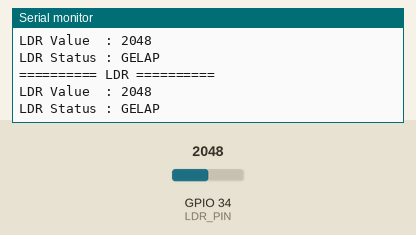
The sketch below on a simulated ESP32. On the bench: the last lines printed to the serial monitor. The test bench sets the inputs (shaded band); at power-on: GPIO 34 (LDR_PIN) = 2048.

Above: at 1.8 s.
1.9 s: GPIO 34 (LDR_PIN) set to 836
At 2.8 s:
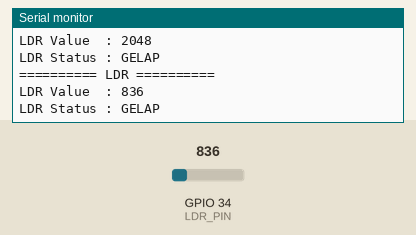
3.4 s: GPIO 34 (LDR_PIN) set to 728
At 4.8 s:
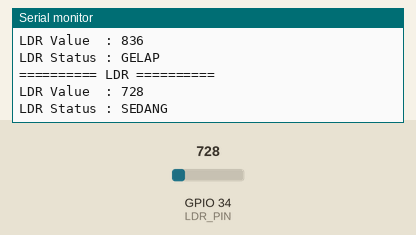
6.5 s: GPIO 34 (LDR_PIN) set to 481
At 7.8 s:
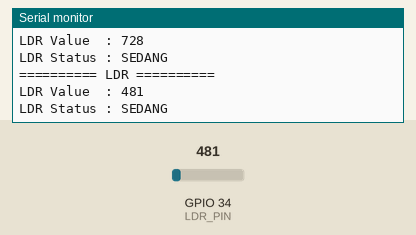
8.0 s: GPIO 34 (LDR_PIN) set to 402
At 8.8 s:
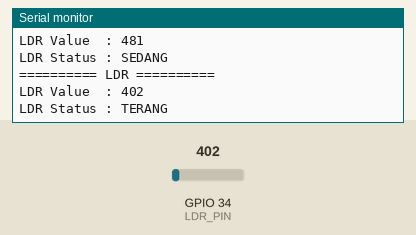
Timing chart, 0 to 11.0 s (numbered marks = the images above; inputs shaded):
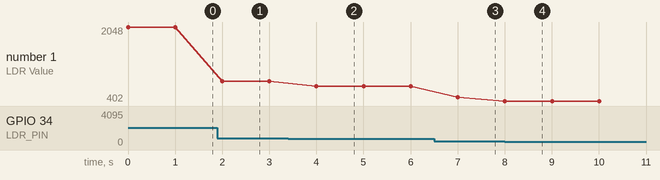

The sketch:

test_ldr.ino
```cpp
#define LDR_PIN 34   // Pin LDR (ADC only)

void setup() {
  Serial.begin(115200);
  pinMode(LDR_PIN, INPUT);
}

void loop() {
  int ldrValue = analogRead(LDR_PIN);

  // Interpretasi nilai LDR (sesuai kode asli kamu)
  String ldrStatus = (ldrValue > 800) ? "GELAP" :
                     (ldrValue < 450) ? "TERANG" :
                                        "SEDANG";

  Serial.println("========== LDR ==========");
  Serial.print("LDR Value  : ");
  Serial.println(ldrValue);
  Serial.print("LDR Status : ");
  Serial.println(ldrStatus);

  delay(1000);
}
```

Measured:
- the behaviour switches between 801 and 800 on GPIO 34 (LDR_PIN) (found by bisection; images 1 and 2)
- the behaviour switches between 450 and 449 on GPIO 34 (LDR_PIN) (found by bisection; images 3 and 4)
- after the input at 1.9 s, the serial monitor: prints a new line after 0.10 s (image 1)
- after the input at 3.4 s, the serial monitor: prints a new line after 0.60 s (image 2)
- after the input at 6.5 s, the serial monitor: prints a new line after 0.50 s (image 3)
- after the input at 8.0 s, the serial monitor: prints a new line at once (image 4)
- plotted number 1: 2048 → 836 after the input at 1.9 s, 836 → 728 after the input at 3.4 s, 728 → 481 after the input at 6.5 s, 481 → 402 after the input at 8.0 s
